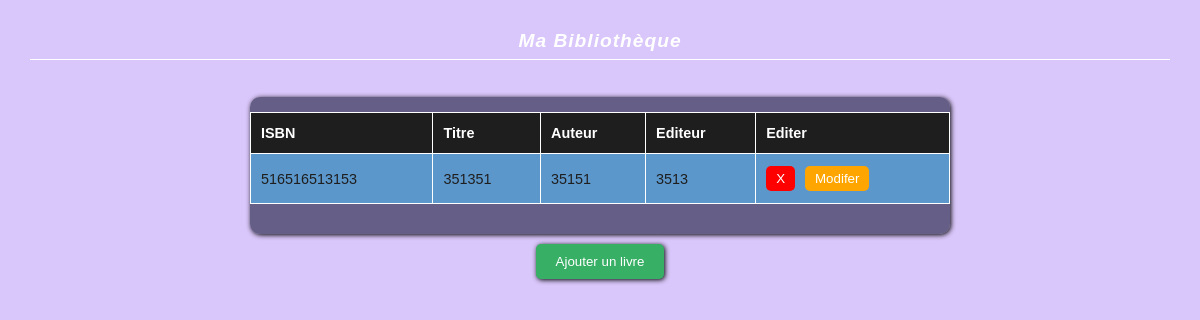
Before: / with the older database file.
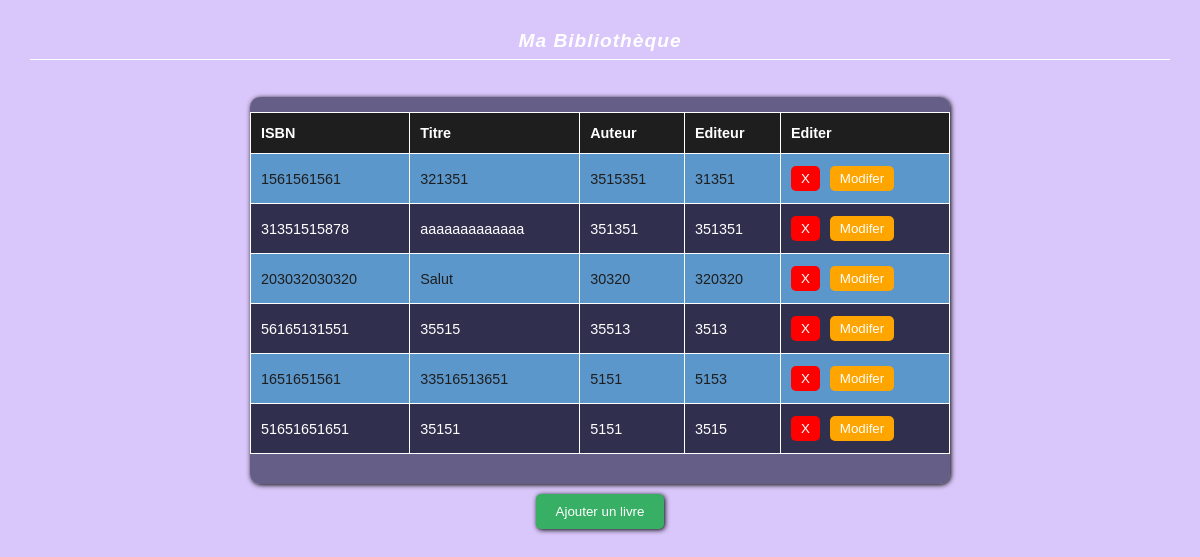
After: the same page with the newer database file.
### tables this page shows
CREATE TABLE livres (
    id INTEGER PRIMARY KEY AUTOINCREMENT,
    isbn VARCHAR(13),
    titre VARCHAR(255),
    auteur VARCHAR(255),
    editeur VARCHAR(255)
);

### index.php (the view, shortened to what this page needs)
<!DOCTYPE html>
<html lang="fr">
<head>
    <link rel="stylesheet" href="./assests/styles/style.css">
</head>
<body>
    <h2>Ma Bibliothèque</h2>
    <div class="tablecontainer">
        <table>
            <thead>
                <tr>
                    <th>ISBN</th>
                    <th>Titre</th>
                    <th>Auteur</th>
                    <th>Editeur</th>
                    <th>Editer</th>
                </tr>
            </thead>
            <tbody>
                <?php
                $pdo = new SQLite3('./assests/database/db.sqlite');
                $sql = "SELECT * FROM livres";
                $result = $pdo->query($sql);
                if ($result) {
                    while ($row = $result->fetchArray(SQLITE3_ASSOC)) {
                        echo "<tr>";
                        echo "<td>" . $row['isbn'] . "</td>";
                        echo "<td>" . $row['titre'] . "</td>";
                        echo "<td>" . $row['auteur'] . "</td>";
                        echo "<td>" . $row['editeur'] . "</td>";
                        echo "<td><button class='btn'>X</button><button class=btn2>Modifer</button></td>";
                        echo "</tr>";
                    }
                } else {
                    echo "Aucun enregistrement trouvé.";
                }
                ?>
            </tbody>
        </table>
    </div>
    <button class="btn3">Ajouter un livre</button>
</body>
</html>

### assests/styles/style.css (style rules this page uses)
* { margin: 0; padding: 0; box-sizing: border-box; font-family: 'Poppins', sans-serif; }
body { background: url(../img/livre-bibliotheque-manuel-ouvert.jpg) no-repeat center/cover; height: 100vh; }
body::before { content: ''; position: absolute; top: 0; left: 0; height: 100%; width: 100%; background: rgba(179, 141, 245, 0.5); z-index: -10; }
h2 { color: #fff; text-align: center; padding: 30px; font-style: italic; font-size: 1.2rem; letter-spacing: 1px; }
h2::after { content: ''; width: 100%; height: 1px; background: #fff; display: block; margin: 7px auto; }
.tablecontainer { padding-top: 15px; padding-bottom: 30px; margin: 0px auto; width: 80%; max-width: 700px; background: #242446a2; border-radius: 10px; box-shadow: 1px 1px 5px 0px black }
table { width: 100%; border-collapse: collapse; overflow: hidden; max-height: 100%; margin: 0px auto; }
thead tr { background: #1e1e1e; color: #fff; font-size: 0.9rem; text-align: left; }
thead tr th { padding: 12px 10px; border: #fff 1px solid; }
tr td { padding: 12px 10px; border: #fff 1px solid; font-size: 0.9rem; }
table tbody tr:nth-child(odd) { background: #5C97CB; color: #1e1e1e; }
tbody tr { background: #30304E; color: #fff; }
.btn { background: #FF0000; color: #fff; border: none; outline: none; padding: 5px 10px; border-radius: 5px; margin-right: 5px; cursor: pointer; transition: background 0.2s ease-in-out; }
.btn2 { background: #FFA500; color: #fff; border: none; outline: none; padding: 5px 10px; margin-left: 5px; border-radius: 5px; cursor: pointer; transition: background 0.2s ease-in-out; }
.btn3 { display: block; background: #37AF65; color: #fff; border: none; outline: none; padding: 10px 20px; border-radius: 5px; cursor: pointer; transition: background 0.2s ease-in-out; box-shadow: 1px 1px 5px 0px black; margin: 10px auto; }

Changed rows visible on the page:
removed livres: isbn "516516513153", titre "351351", auteur "35151", editeur "3513"
added livres: isbn "1561561561", titre "321351", auteur "3515351", editeur "31351"
added livres: isbn "31351515878", titre "aaaaaaaaaaaaa", auteur "351351", editeur "351351"
added livres: isbn "203032030320", titre "Salut", auteur "30320", editeur "320320"
added livres: isbn "56165131551", titre "35515", auteur "35513", editeur "3513"
added livres: isbn "1651651561", titre "33516513651", auteur "5151", editeur "5153"
added livres: isbn "51651651651", titre "35151", auteur "5151", editeur "3515"
